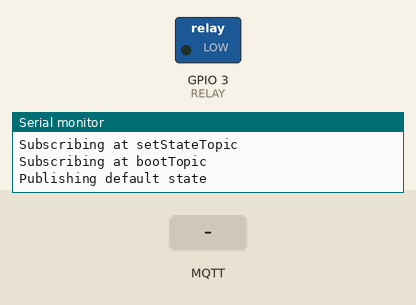
A sketch run on a simulated ESP8266 (NodeMCU). Shown: switched loads named in the sketch (green lamp = pin HIGH), the last lines printed to the serial monitor. Inputs (shaded band) come from the test bench. WiFi joins after 1.5 s; servers stay silent unless stated; no MQTT or app messages arrive unless stated.

Above: at 2.7 s.
2.8 s: MQTT message "1" arrives on the first subscribed topic
At 4.0 s:
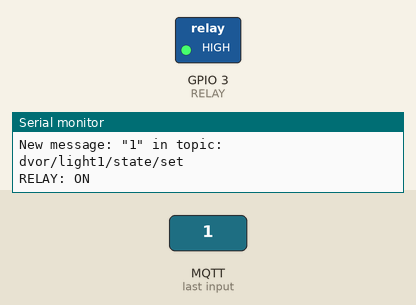
4.3 s: MQTT message "0" arrives on the first subscribed topic
At 5.2 s:
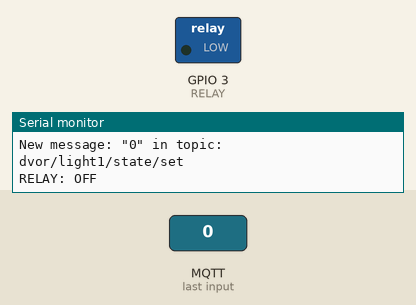
Timing chart, 0 to 7.3 s (numbered marks = the images above; inputs shaded):
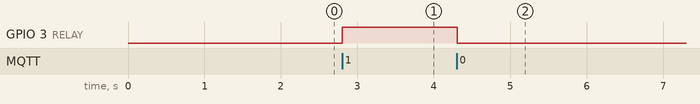

Measured:
- after the input at 2.8 s, GPIO 3 (RELAY): LOW → HIGH at once
- after the input at 4.3 s, GPIO 3 (RELAY): HIGH → LOW at once

The sketch:

src.ino
```cpp
 /*
|-------------------------------------------|
            -|By serega404|-
               SmartRelay
|-------------------------------------------|
*/

//------Libraries------
#include <ESP8266WiFi.h>
#include <AsyncMqttClient.h>
#include <ESP8266HTTPUpdateServer.h>
#include <Ticker.h>
//------Libraries------

//------Const------
#define RELAY           3 // relay connected to GPIO3, dont use GPIO2 in ESP-01

#define WIFI_SSID       "SSID"
#define WIFI_PASSWORD   "PASSWORD"

#define OTAUSER         "admin"
#define OTAPASSWORD     "admin"
#define OTAPATH         "/firmware"
#define SERVERPORT      80

#define MQTT_HOST       IPAddress(192, 168, 0, 2)
#define MQTT_PORT       1883
#define MQTT_LOGIN      "user"
#define MQTT_PASSWORD   "password"

// 0 - off | 1 - on
const bool defaultState = 1; // if wifi or mqtt is not available then the relay will be automatically turned on or off
const short reconnectTime = 10;

// MQTT Topics
const char* ipTopic = "dvor/light1/ip"; // this topic will return the ip address after entering the boot mode
const char* bootTopic = "dvor/light1/boot"; // this topic is required for http updater
const char* setStateTopic = "dvor/light1/state/set"; // this topic is necessary in order to get information from mqqt broker
const char* stateTopic = "dvor/light1/state"; // this topic is necessary to find out whether the relay is enabled or disabled
//------Const------

//------Variables------
bool bootMode = false;
//------Variables------

//------Initialization------
AsyncMqttClient mqttClient;
Ticker reconnectTimer;

ESP8266WebServer HttpServer(SERVERPORT);
ESP8266HTTPUpdateServer httpUpdater;

WiFiEventHandler wifiConnectHandler;
WiFiEventHandler wifiDisconnectHandler;
Ticker wifiReconnectTimer;
//------Initialization------

void setup()
{
  pinMode(RELAY,OUTPUT);

  // If you use the RX TX pins for relay, you need to disable UART
  if (RELAY != 3 && RELAY != 1)
    Serial.begin(9600);

  Serial.println();

  wifiDisconnectHandler = WiFi.onStationModeDisconnected(onWifiDisconnect);
  wifiConnectHandler = WiFi.onStationModeGotIP(onWifiConnect);

  wifiConnect();

  mqttClient.onConnect(onMqttConnect);
  mqttClient.onDisconnect(onMqttDisconnect);
  mqttClient.onMessage(onMqttMessage);
  mqttClient.setServer(MQTT_HOST, MQTT_PORT);
  mqttClient.setCredentials(MQTT_LOGIN, MQTT_PASSWORD);

  httpUpdater.setup(&HttpServer, OTAPATH, OTAUSER, OTAPASSWORD);
  HttpServer.onNotFound(handleNotFound);
  HttpServer.begin();

  if (WiFi.status() != WL_CONNECTED) {
    Serial.println("Couldn't connect to Wi Fi!");
    defaultState ? digitalWrite(RELAY, HIGH) : digitalWrite(RELAY, LOW);
    wifiReconnectTimer.attach(300, reconnectToWifi);
  } else if (WiFi.status() == WL_CONNECTED && !mqttClient.connected()) {
    Serial.println("Connecting to MQTT...");
    mqttClient.connect();
  }
}

void loop()
{
  if (bootMode) {
    HttpServer.handleClient();
  }
}

//---------WIFI---------
void onWifiDisconnect(const WiFiEventStationModeDisconnected& event) {
  Serial.println(F("Disconnected from Wi-Fi."));
  #ifdef USE_MQTT
    mqttReconnectTimer.detach(); // ensure we don't reconnect to MQTT while reconnecting to Wi-Fi
  #endif
  wifiReconnectTimer.once(2, reconnectToWifi);
}

void onWifiConnect(const WiFiEventStationModeGotIP& event) {
  wifiReconnectTimer.detach();
  Serial.println(F("Connected to Wi-Fi."));
  #ifdef USE_MQTT
    connectToMqtt();
  #endif
}

void reconnectToWifi() {
  Serial.println("Reconnecting to Wi-Fi...");
  WiFi.begin(WIFI_SSID, WIFI_PASSWORD);
}

void wifiConnect() {
    unsigned long ConnectStart = millis();
    WiFi.mode(WIFI_STA);
    WiFi.begin(WIFI_SSID, WIFI_PASSWORD);

    Serial.print(F("Connecting to Wi-Fi"));

    while (millis() - ConnectStart < 10000 && WiFi.status() != WL_CONNECTED) {
      delay(500);
      Serial.print(F("."));
    }
    Serial.println();
    if (WiFi.status() == WL_CONNECTED) {
      Serial.println(F("WiFi connected"));
      Serial.print(F("IP address: "));
      Serial.println(WiFi.localIP());
    }
}
//---------WIFI---------

void reconnectFunc() {
  Serial.println("Reconnect...");
  if (WiFi.status() == WL_CONNECTED && !mqttClient.connected()) {
    Serial.println("Connecting to MQTT...");
    mqttClient.connect();
  } else if (mqttClient.connected()) {
    reconnectTimer.detach();
  }
}

// MQTT Callback start

void onMqttConnect(bool sessionPresent) {
  Serial.println("Connected to MQTT. ");

  mqttClient.subscribe(setStateTopic, 1);
  Serial.println("Subscribing at setStateTopic");

  mqttClient.subscribe(bootTopic, 2);
  Serial.println("Subscribing at bootTopic");

  mqttClient.publish(stateTopic, 1, true, "1");
  Serial.println("Publishing default state");
}

void onMqttDisconnect(AsyncMqttClientDisconnectReason reason) {
  Serial.println("Disconnected from MQTT.");
  defaultState ? digitalWrite(RELAY, HIGH) : digitalWrite(RELAY, LOW);
  if (!mqttClient.connected()) {
    reconnectTimer.attach(reconnectTime, reconnectFunc);
  }
}

void onMqttMessage(char* topic, char* payload, AsyncMqttClientMessageProperties properties, size_t len, size_t index, size_t total) {
  String mess = String(payload).substring(0, len);

  Serial.println("New message: \"" + mess + "\" in topic: " + String(topic));

  if (String(topic) == setStateTopic) {
    if (mess == "1") {
      Serial.println("RELAY: ON");
      digitalWrite(RELAY, HIGH);
      mqttClient.publish(stateTopic, 1, true, "1");
    } else if (mess == "0") {
      Serial.println("RELAY: OFF");
      digitalWrite(RELAY, LOW);
      mqttClient.publish(stateTopic, 1, true, "0");
    }
  } else if(String(topic) == bootTopic) {
    if (mess == "1") {
      Serial.println("BOOT: ON");
      mqttClient.publish(ipTopic, 1, true, WiFi.localIP().toString().c_str());
      bootMode = true;
    } else if (mess == "0") {
      Serial.println("BOOT: OFF");
      bootMode = false;
    }
  }
}

// MQTT Callback end

void handleNotFound() {
  HttpServer.send(404, "text/plain", "404: Not found");
}
```
